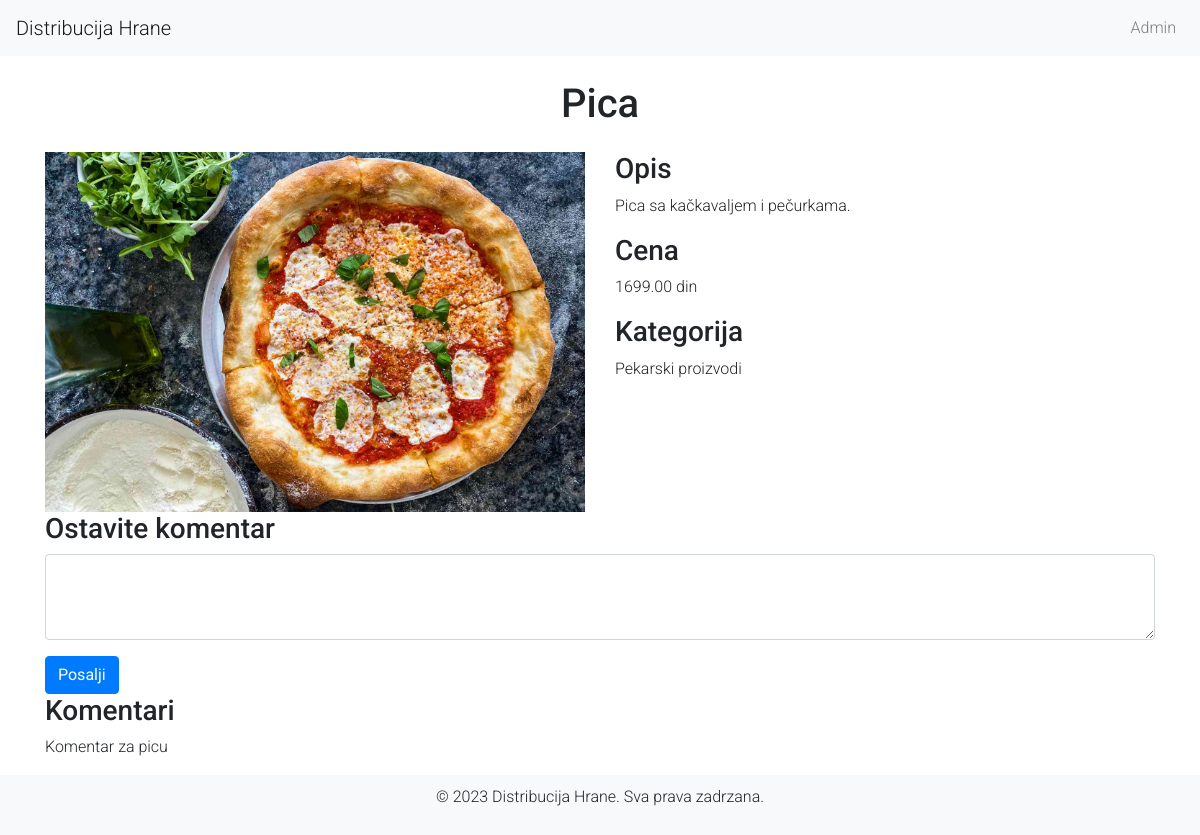
The app's page /proizvod.php?id=6, older data.
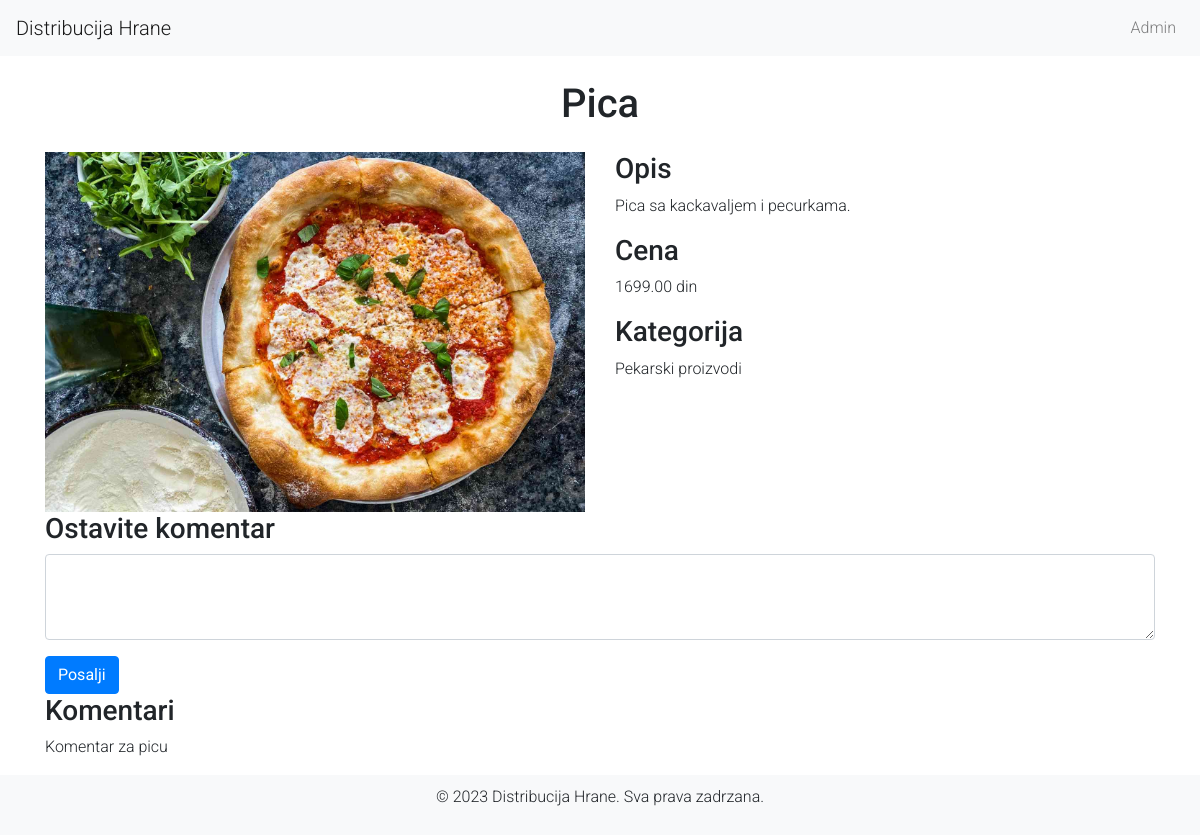
The same page, newer data.
### tables this page shows
CREATE TABLE `proizvodi` (
  `id` int(11) NOT NULL,
  `ime` varchar(100) NOT NULL,
  `opis` text,
  `cena` decimal(10,2) NOT NULL,
  `kategorija` varchar(50) DEFAULT NULL,
  `slika` varchar(255) DEFAULT NULL
);

CREATE TABLE `komentari` (
  `id` int(11) NOT NULL,
  `proizvod_id` int(11) NOT NULL,
  `komentar` text NOT NULL,
  `created_at` timestamp NOT NULL DEFAULT CURRENT_TIMESTAMP
);

### proizvod.php (the view, shortened to what this page needs)
<?php
include 'db_connect.php';
$id = $_GET['id'];
$sql = "SELECT * FROM proizvodi WHERE id = ?";
$stmt = $conn->prepare($sql);
$stmt->bind_param("i", $id);
$stmt->execute();
$result = $stmt->get_result();
$proizvod = $result->fetch_assoc();
$sql = "SELECT * FROM komentari WHERE proizvod_id = ?";
$stmt = $conn->prepare($sql);
$stmt->bind_param("i", $id);
$stmt->execute();
$komentari = $stmt->get_result();
?>
<!DOCTYPE html>
<html lang="en">
<head>
    <link href="https://stackpath.bootstrapcdn.com/bootstrap/4.5.2/css/bootstrap.min.css" rel="stylesheet">
    <link href="css/styles.css" rel="stylesheet">
</head>
<body>
    <nav class="navbar navbar-expand-lg navbar-light bg-light">
        <a class="navbar-brand" href="index.php">Distribucija Hrane</a>
        <div class="collapse navbar-collapse" id="navbarNav">
            <ul class="navbar-nav ml-auto">
                <li class="nav-item">
                    <a class="nav-link" href="login.php">Admin</a>
                </li>
            </ul>
        </div>
    </nav>
    <div class="container">
        <h1 class="my-4 text-center"><?php echo htmlspecialchars($proizvod['ime']); ?></h1>
        <div class="row">
            <div class="col-md-6">
                <img src="<?php echo htmlspecialchars($proizvod['slika']); ?>" class="img-fluid product-img" alt="<?php echo htmlspecialchars($proizvod['ime']); ?>">
            </div>
            <div class="col-md-6">
                <h3>Opis</h3>
                <p><?php echo htmlspecialchars($proizvod['opis']); ?></p>
                <h3>Cena</h3>
                <p><?php echo htmlspecialchars($proizvod['cena']); ?> din</p>
                <h3>Kategorija</h3>
                <p><?php echo htmlspecialchars($proizvod['kategorija']); ?></p>
            </div>
        </div>
        <div class="comment-box">
            <h3>Ostavite komentar</h3>
            <form method="post" action="proizvod.php?id=<?php echo $id; ?>">
                <div class="form-group">
                    <textarea class="form-control" name="komentar" rows="3" required></textarea>
                </div>
                <button type="submit" class="btn btn-primary">Posalji</button>
            </form>
        </div>
        <div class="comments">
            <h3>Komentari</h3>
            <?php while ($komentar = $komentari->fetch_assoc()): ?>
                <div class="comment">
                    <p><?php echo htmlspecialchars($komentar['komentar']); ?></p>
                </div>
            <?php endwhile; ?>
        </div>
    </div>
    <footer>
        <p>&copy; 2023 Distribucija Hrane. Sva prava zadrzana.</p>
    </footer>
</body>
</html>

### styles.css (style rules this page uses)
body { font-family: 'Roboto', sans-serif; font-weight: 300; }

### proizvod.php (style rules this page uses)
body { display: flex; flex-direction: column; min-height: 100vh; }
.container { flex: 1; }
footer { text-align: center; padding: 10px 0; background-color: #f8f9fa; }

Row changes from the older to the newer data that the page shows:
changed proizvodi "Pica": opis "Pica sa kačkavaljem i pečurkama." → "Pica sa kackavaljem i pecurkama."
